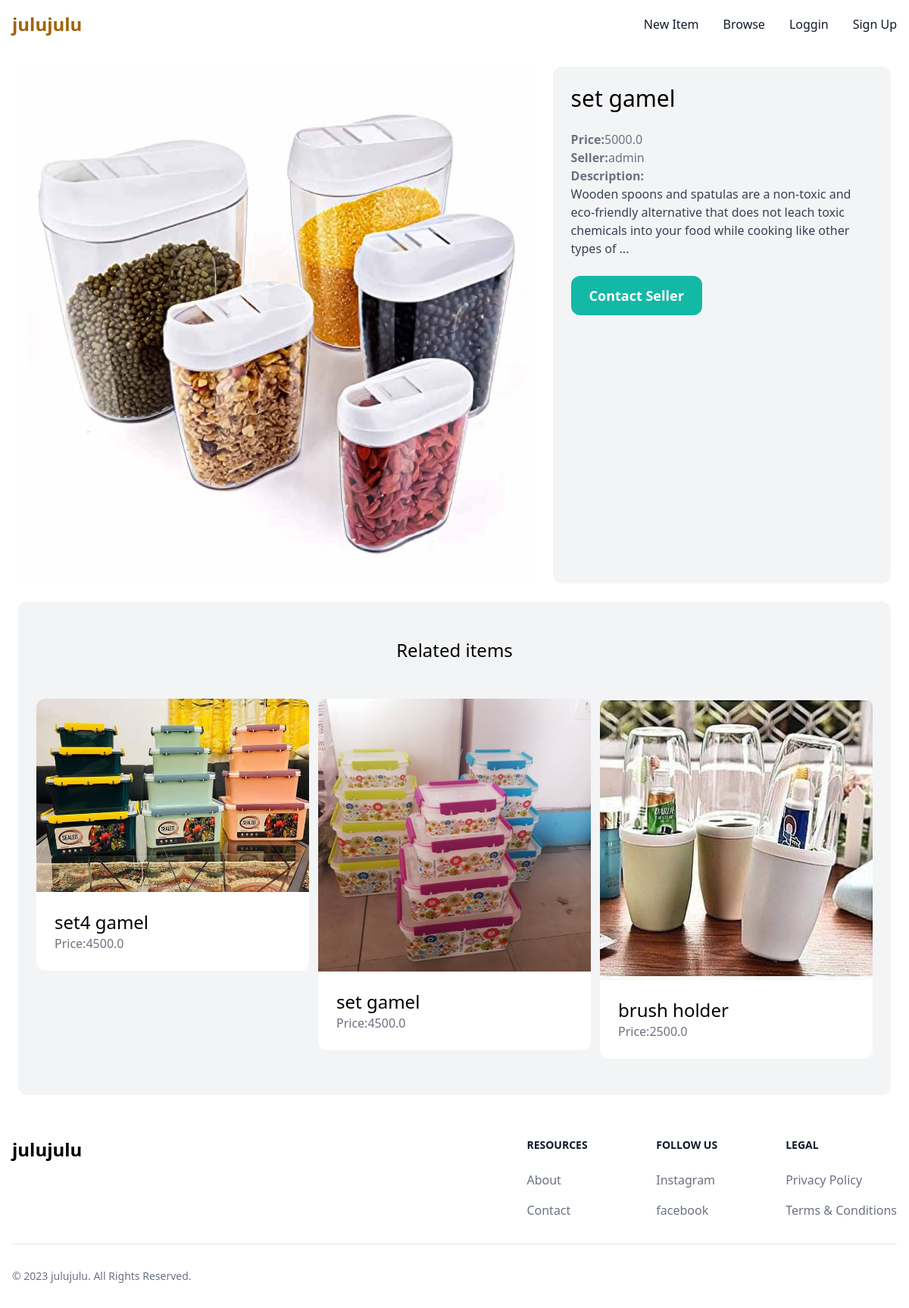
Screenshot of /items/9/ with the database file from the repository.
### item/models.py (models this page shows, shortened)
class Item(models.Model):
    category = models.ForeignKey(Category,related_name="items", on_delete=models.CASCADE)
    name = models.CharField(max_length=255)
    description = models.TextField(null=True, blank=True)
    price = models.FloatField()
    image = models.ImageField(upload_to='item_images',null=True, blank=True )
    is_sold = models.BooleanField(default=False)
    created_by = models.ForeignKey(User,related_name="items", on_delete=models.CASCADE)
    created_at = models.DateTimeField(auto_now_add=True)

### item/views.py (the view)
# urls.py: path('<int:pk>/',views.detail, name='detail'),
def detail(request, pk):
    item = get_object_or_404(Item,pk=pk)
    related_items=Item.objects.filter(category=item.category,is_sold=False).exclude(pk=pk)[0:3]
    return render(request,'item/detail.html',{
        'item':item,
        'related_items':related_items
    })

### item/templates/item/detail.html (shortened to what this page needs)
{% extends 'core/base.html' %}
{% block content %}
<div class="grid grid-cols-5 gap-6">
    <div class="col-span-3">
        <img src="{{ item.image.url }}" alt="detail" class="rounded-xl">
    </div>
    <div class="col-span-2 p-6 bg-gray-100 rounded-xl">
        <h1 class="mb-6 text-3xl">{{ item.name }}</h1>
        <p class="text-gray-500"> <strong>Price:</strong>{{ item.price }}</p>
        <p class="text-gray-500"> <strong>Seller:</strong>{{ item.created_by }}</p>
        {% if item.description %}
        <p class="text-gray-700"> <strong class="text-gray-500">Description:</strong> <br>
            {{ item.description }}</p>
            {% endif %}
            {% if request.user == item.created_by %}
            <div class="mt-6 p-6 bg-white rounded-xl">
                <p>This is your item!</p>
                <a href="{% url 'item:edit' item.id %}" class="inline-block mt-6 px-6 py-3 text-lg font-semibold bg-green-500 text-white rounded-xl">Edit</a>
                <a href="{% url 'item:delete' item.id %}" class="inline-block mt-6 px-6 py-3 text-lg font-semibold bg-red-500 text-white rounded-xl">Delete</a>
            </div>
            {% else %}
            <a href="{% url 'conversation:new' item.id %}" class="inline-block mt-6 px-6 py-3 text-lg font-semibold bg-teal-500 text-white rounded-xl hover:bg-teal-700">Contact Seller</a>
            {% endif %}
    </div>
</div>
<div class="mt-6 px-6 py-12 bg-gray-100 rounded-xl">
    <h2 class="mb-12 text-2xl text-center">Related items</h2>
    <div class="grid grid-cols-3 gap-3">
        {% for item in related_items %}
        <div class="">
            <a href="{% url 'item:detail' item.id %}">
                <div class="">
                    {% if item.image %}
                    <img src="{{ item.image.url}}" alt="itemimage" class="rounded-t-xl">
                    {% endif %}
                </div>
                <div class="p-6 bg-white rounded-b-xl">
                    <h2 class="text-2xl ">{{ item.name }}</h2>
                    <p class="text-gray-500">Price:{{ item.price }}</p>
                </div>
            </a>
        </div>
        {% endfor %}
    </div>
</div>
{% endblock %}

### rows the page displays
Item: image (picture), name "set gamel", price "5000.0", created_by "admin", description "Wooden spoons and spatulas are a non-toxic and eco-friendly alternative that does not leach toxic chemicals into your food while cooking like other types of ..."
Item: image (picture), name "set4 gamel", price "4500.0"
Item: image (picture), name "set gamel", price "4500.0"
Item: image (picture), name "brush holder", price "2500.0"
